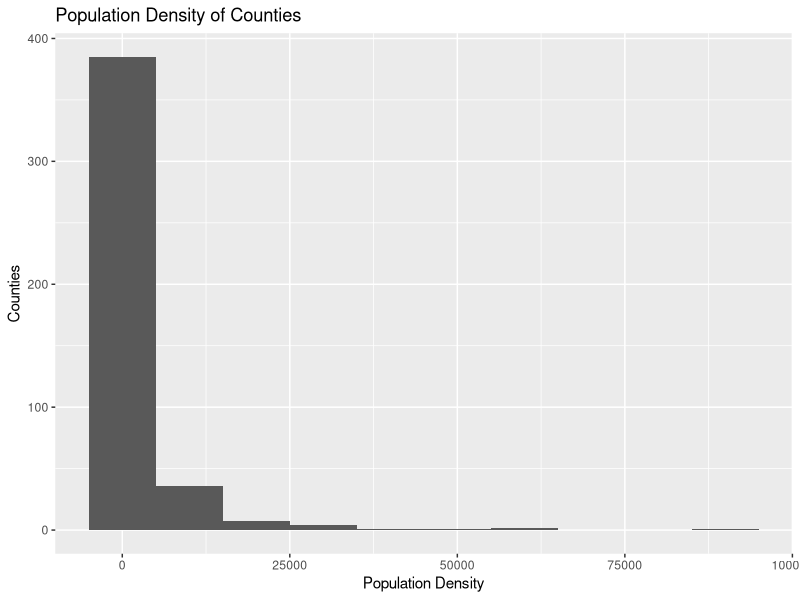
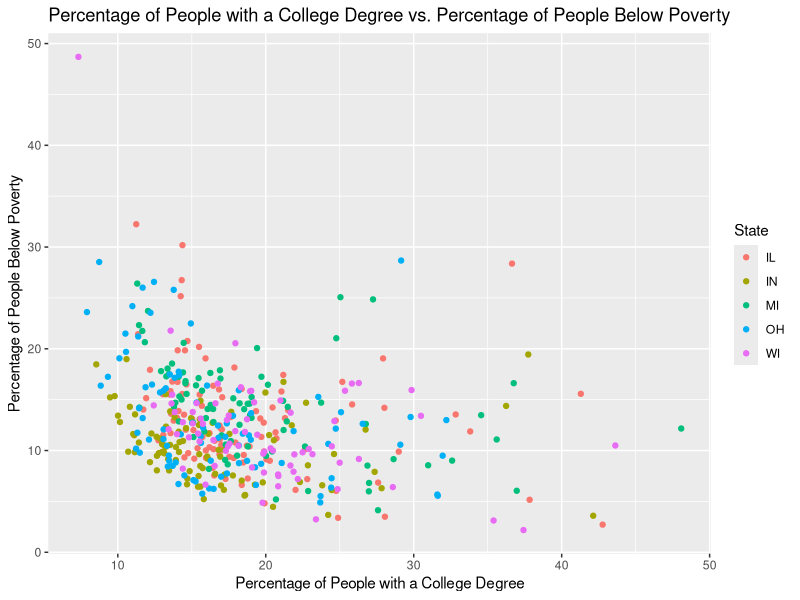
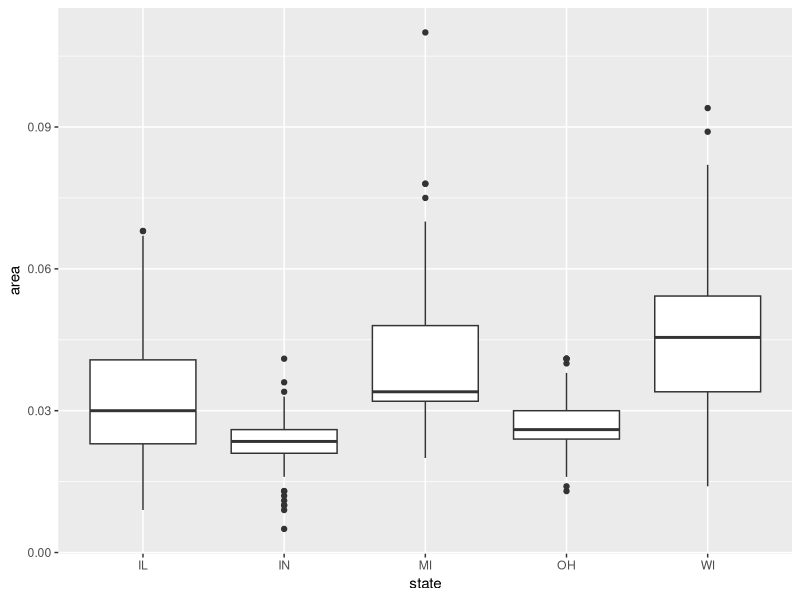
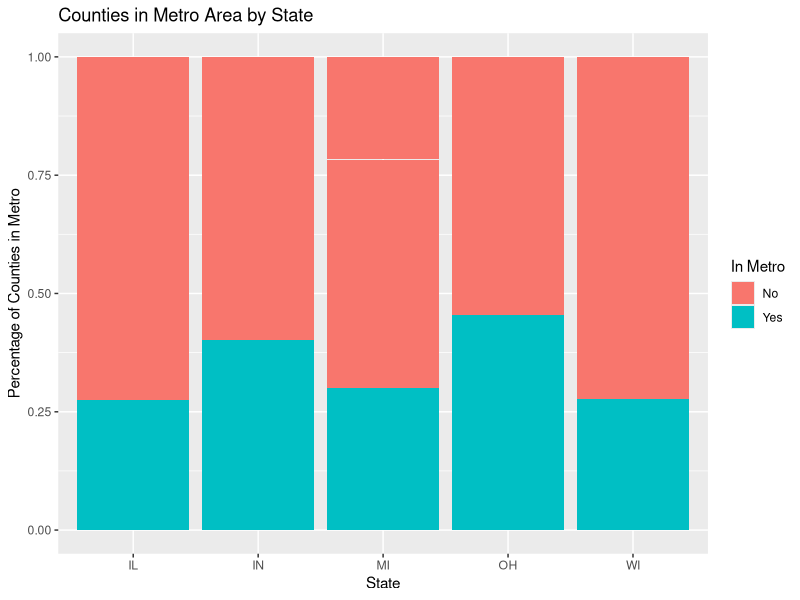

The R script that drew these images, in order:
## ---- chunk 1
#| label: load-packages
#| message: false

library(tidyverse)
library(viridis)

## ---- chunk 2

#| label: generate-histogram-to-visualize-population-density-of-counties

ggplot(midwest, aes(x = popdensity)) +
  geom_histogram(binwidth = 10000) + labs(x = "Population Density", y = "Counties") + ggtitle("Population Density of Counties")

## ---- chunk 3

#| label: generate-scatterplot-to-compare-people-with-college-degree-and-people-below-poverty

ggplot(midwest, aes(x = percollege, y = percbelowpoverty, color = state)) +
  geom_point() + 
  scale_fill_viridis_d() +
  labs(x = "Percentage of People with a College Degree", y = "Percentage of People Below Poverty", color = "State") + 
  ggtitle("Percentage of People with a College Degree vs. Percentage of People Below Poverty")

## ---- chunk 4
ggplot(midwest, aes(x = state, y = area)) + 
  geom_boxplot()

## ---- chunk 5
library(ggplot2)
## ---- chunk 6

midwest <- midwest |>
  mutate(metro = if_else(inmetro == 1, "Yes", "No"))
ggplot(data = midwest, aes(x = state, fill = metro, y=1)) +
  geom_bar(position = "fill", stat = "identity") +
labs(x = "State", y = "Percentage of Counties in Metro", fill = "In Metro") +
ggtitle("Counties in Metro Area by State")
